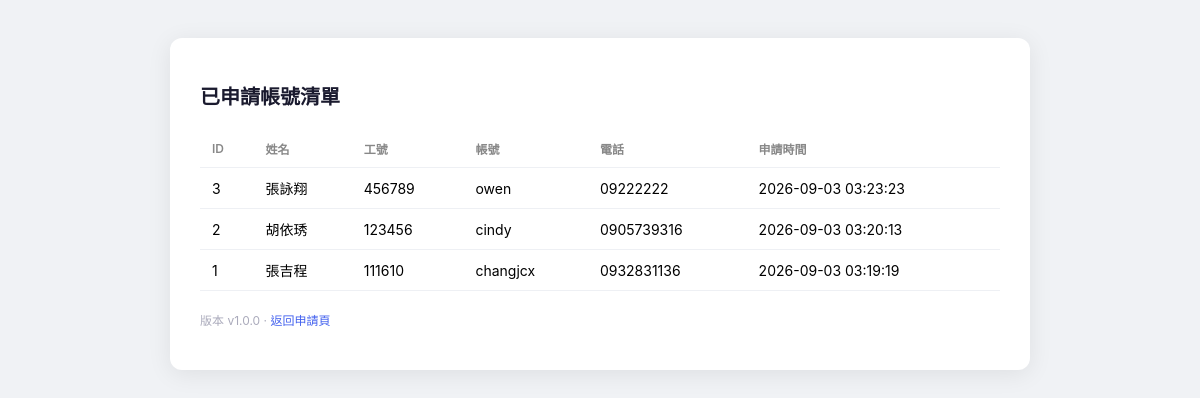
Screenshot of /accounts with the database file from the repository.
### tables this page shows
CREATE TABLE accounts (
            id INTEGER PRIMARY KEY AUTOINCREMENT,
            name TEXT NOT NULL,
            emp_id TEXT NOT NULL UNIQUE,
            username TEXT NOT NULL UNIQUE,
            password_hash TEXT NOT NULL,
            phone TEXT NOT NULL,
            created_at TIMESTAMP DEFAULT CURRENT_TIMESTAMP
        );

### app.py (the view)
@app.route("/accounts", methods=["GET"])
def list_accounts():
    db = get_db()
    rows = db.execute(
        "SELECT id, name, emp_id, username, phone, created_at "
        "FROM accounts ORDER BY id DESC"
    ).fetchall()
    return render_template("accounts.html", accounts=rows, version=APP_VERSION)

### app.py (called while the page is built)
def get_db():
    if "db" not in g:
        g.db = sqlite3.connect(DB_PATH)
        g.db.row_factory = sqlite3.Row
    return g.db

### templates/accounts.html (shortened to what this page needs)
<!DOCTYPE html>
<html lang="zh-Hant">
<head>
</head>
<body>
  <div class="wrap">
    <h1>已申請帳號清單</h1>
    {% if accounts %}
    <table>
      <thead>
        <tr><th>ID</th><th>姓名</th><th>工號</th><th>帳號</th><th>電話</th><th>申請時間</th></tr>
      </thead>
      <tbody>
        {% for a in accounts %}
        <tr>
          <td>{{ a.id }}</td><td>{{ a.name }}</td><td>{{ a.emp_id }}</td>
          <td>{{ a.username }}</td><td>{{ a.phone }}</td><td>{{ a.created_at }}</td>
        </tr>
        {% endfor %}
      </tbody>
    </table>
    {% else %}
    <div class="empty">尚無資料</div>
    {% endif %}
    <p class="footer">版本 {{ version }} &middot; <a href="/">返回申請頁</a></p>
  </div>
</body>
</html>

### templates/accounts.html (style rules this page uses)
body { font-family: -apple-system, "Segoe UI", "Microsoft JhengHei", sans-serif; background: #f0f2f5; padding: 30px; }
.wrap { max-width: 800px; margin: 0 auto; background: #fff; border-radius: 12px; box-shadow: 0 4px 24px rgba(0,0,0,0.08); padding: 30px; }
h1 { font-size: 20px; color: #1a1a2e; margin-bottom: 20px; }
table { width: 100%; border-collapse: collapse; font-size: 14px; }
th, td { text-align: left; padding: 10px 12px; border-bottom: 1px solid #eef0f4; }
th { color: #888; font-weight: 600; font-size: 12px; text-transform: uppercase; }
a { color: #4361ee; text-decoration: none; }
.footer { margin-top: 20px; font-size: 12px; color: #aab; }

### rows the page displays
accounts: id "3", name "張詠翔", emp_id "456789", username "owen", phone "09222222", created_at "2026-09-03 03:23:23"
accounts: id "2", name "胡依琇", emp_id "123456", username "cindy", phone "0905739316", created_at "2026-09-03 03:20:13"
accounts: id "1", name "張吉程", emp_id "111610", username "changjcx", phone "0932831136", created_at "2026-09-03 03:19:19"

### other values shown
{{ version }} "v1.0.0"
